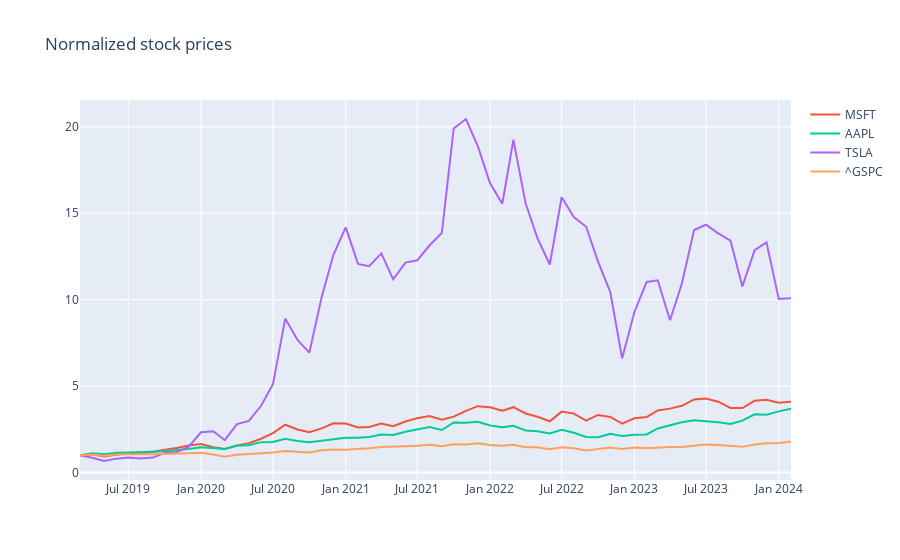

Notebook source saved alongside this figure:
### Code cell
#Normalizing Stock Prices

def normalize_prices(df):

    df_ = df.copy()

    for stock in df_.columns:

        df_[stock] = df_[stock]/df_[stock][0]

    return df_

norm_df = normalize_prices(data)

# Plotting the normalized stock prices

fig = px.line(title = "Normalized stock prices")

for stock in norm_df.columns:

    fig.add_scatter(x = norm_df.index.values, y = norm_df[stock], name = stock)

fig.show()
